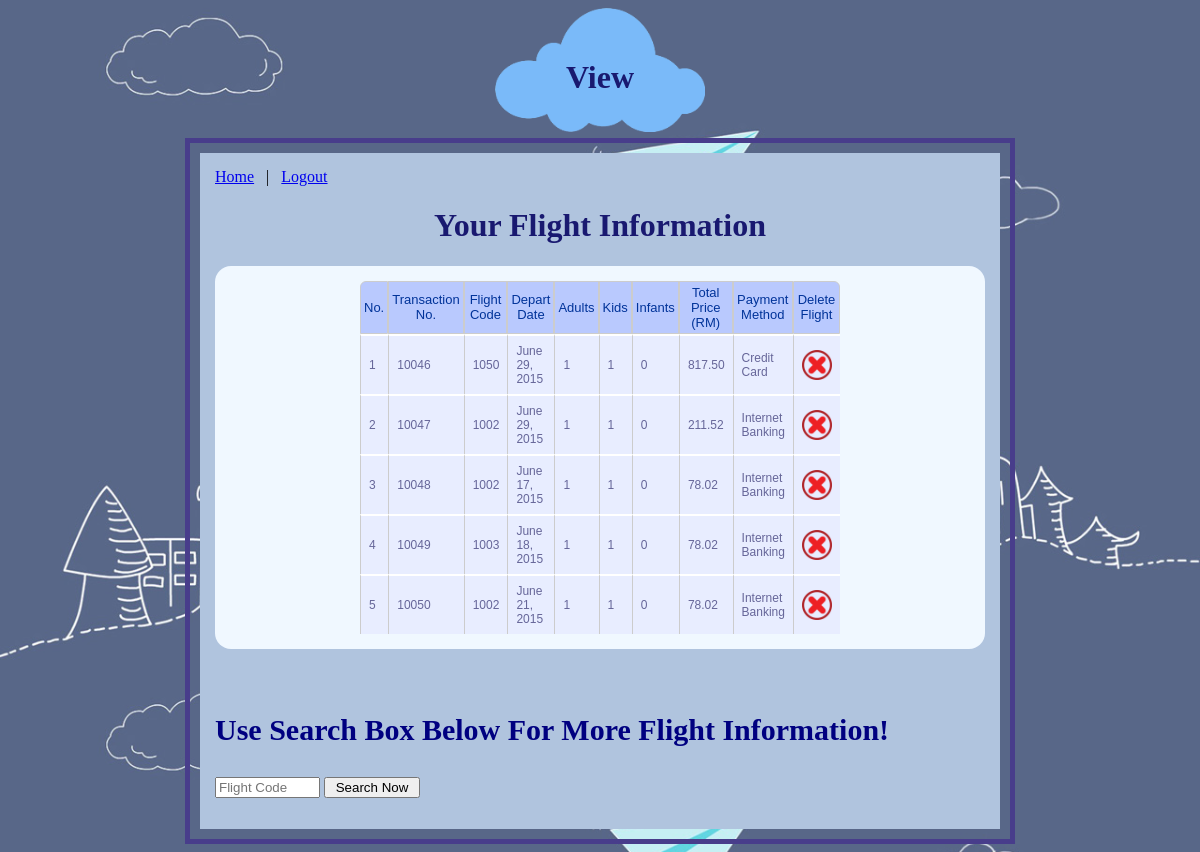
Page /member/viewFlight.php (signed in) on the committed database.
### tables this page shows
CREATE TABLE `infoflight` (
  `Trans` int(5) NOT NULL AUTO_INCREMENT,
  `Email` varchar(50) NOT NULL,
  `Code` int(4) NOT NULL,
  `Date` varchar(20) NOT NULL,
  `Adults` varchar(2) NOT NULL,
  `Kids` varchar(2) NOT NULL,
  `Infants` varchar(2) NOT NULL,
  `TotalPrice` varchar(12) NOT NULL,
  `Payment` varchar(20) NOT NULL,
  `CreditNo` varchar(10) DEFAULT '-',
  `AccountNo` varchar(10) DEFAULT '-',
  `Bank` varchar(20) DEFAULT '-',
  PRIMARY KEY (`Trans`),
  KEY `Email` (`Email`),
  KEY `Code` (`Code`),
  CONSTRAINT `Code` FOREIGN KEY (`Code`) REFERENCES `flight` (`Code`) ON DELETE CASCADE ON UPDATE CASCADE,
  CONSTRAINT `Email` FOREIGN KEY (`Email`) REFERENCES `tbluser` (`Email`) ON DELETE CASCADE ON UPDATE CASCADE
);

### member/viewFlight.php (the view, shortened to what this page needs)
<head>
	<link rel="stylesheet" type="text/css" href="../css/design.css">
	<link rel="stylesheet" type="text/css" href="../css/tablestyle.css">
</head>
<body>
	<div id="tile">
	<h1>View</h1></div>
	<div id="wrapper">
	<div id="bg1">
	<?php include('../include/valid2.php'); ?>
	<h1>Your Flight Information</h1>
	<p><table id="rounded-corner" align="center">
	<tr>
	<th>No.</th>
	<th>Transaction No.</th>
	<th>Flight Code</th>
	<th>Depart Date</th>
	<th>Adults</th>
	<th>Kids</th>
	<th>Infants</th>
	<th>Total Price (RM)</th>
	<th>Payment Method</th>
	<th>Delete Flight</th>
	</tr>
	<tbody>
	<?php
	$sql="SELECT * FROM infoflight WHERE Email='".$_SESSION['email']."'";
	$result=mysql_query($sql);
	$x=1;
	while($row = mysql_fetch_row($result))  { ?>
	<tr>
    <td><?php echo $x; ?></td>
    <td><?php echo $row[0]; ?></td>
    <td><?php echo $row[2]; ?></td>
    <td><?php echo $row[3]; ?></td>
    <td><?php echo $row[4]; ?></td>
    <td><?php echo $row[5]; ?></td>
    <td><?php echo $row[6]; ?></td>
    <td><?php printf ("%4.2f",$row[7]); ?></td>
    <td><?php echo $row[8]; ?></td>
	<td><a href="<?php echo 'deleteFlight.php?date='.$row[3].'&trans='.$row[0]; ?>" onClick="return conf('Delete booking flight?')" ><img src="../images/delete.png" width="30px" height="30px" value="Delete" alt="Delete" title="Delete" /></a></td>
	</tr>
	<?php
	$x=$x+1; }
	?>
	</tbody>
	</table></p>
	<?php
	if(isset($_GET['search'])) {
	?>
	<br>
	<h3>Search Complete...</h3><hr><br>
	<form name="searchForm" method="GET" action="viewFlight.php">
	<input type="textbox" name="search" maxlength="5" size="10" placeholder="Flight Code" />
	<input type="submit" name="find" value=" Search Now " />
	</form>
	<p><table id="rounded-corner" align="center">
	<tr>
	<th>No.</th>
	<th>Flight Code</th>
	<th>Origin</th>
	<th>Destination</th>
	<th>Low Fare</th>
	<th>Premium Flex</th>
	<th>Depart Time</th>
	<th>Arrive Time</th>
	<th>Duration</th>
	</tr>
	<tbody>
	<?php
	$sql1="SELECT * FROM flight WHERE Code='".$_GET['search']."'";
	$result1=mysql_query($sql1);
	if (!$result1) {
    	echo 'Could not run query: ' . mysql_error();
    	exit;
	}
	$y=1;
	while($row1 = mysql_fetch_row($result1))  { ?>
	<tr>
    <td><?php echo $y; ?></td>
    <td><?php echo $row1[0]; ?></td>
    <td><?php echo $row1[1]; ?></td>
    <td><?php echo $row1[2]; ?></td>
    <td><?php echo $row1[3]; ?></td>
    <td><?php echo $row1[4]; ?></td>
    <td><?php echo $row1[5]; ?></td>
    <td><?php echo $row1[6]; ?></td>
    <td><?php echo $row1[7]; ?></td>
	</tr>
	<?php $y=$y+1; } ?>
	</tbody>
	</table></p>
	<?php
		if($y == 1)
		{
			echo "<br>Unavailable or no flight information can be found. Please try again.";
		}
	} else { ?>
	<br>
	<form name="searchForm" method="GET" action="viewFlight.php">
	<h3>Use Search Box Below For More Flight Information!</h3>
	<input type="textbox" name="search" maxlength="5" size="10" placeholder="Flight Code" />
	<input type="submit" name="find" value=" Search Now " />
	</form>
	<?php } ?>
</body>
</html>

### include/valid2.php (shortened to what this page needs)
<html>
	<head>
	</head>
<body>
	<?php
		if (is_null($_SESSION['name'])){
		gotoInterface('../index.php');
		} else {
			$to = $_SESSION['interface'];
	?>
		<a href="<?php echo '../'.$to; ?>">Home</a> &nbsp; | &nbsp; <a href="../include/logout.php">Logout</a>
	<?php } ?>
</body>
</html>

### css/design.css (style rules this page uses)
body { background-image:url("../images/bg1.jpg"); background-repeat:repeat-y; background-size:100%; }
h1 { color : MidnightBlue; text-align:center; }
h3 { font-size : 30px; color : Navy; }
p { background-color:AliceBlue; padding:15px; font-weight : bold; font-size : 16px; border-radius: 1em; }
#wrapper { width:800px; margin:0px auto; padding:10px; border: 5px solid; border-color:darkslateblue; }
#bg1 { background-color : LightSteelBlue; padding:15px; }
#tile { background-image:url("../images/cloud.jpg"); background-repeat:no-repeat; margin-left: auto; margin-right: auto; height:70px; width:150px; background-size:100%; padding:30px 30px 30px 30px; position:center; }

### css/tablestyle.css (style rules this page uses)
table { border-spacing: 0; width: 100%; border: 0px; }
#rounded-corner { font-family: "Lucida Sans Unicode", "Lucida Grande", Sans-Serif; font-size: 12px; width: 480px; text-align: left; }
#rounded-corner td { border-left: 1px solid #ccc; border-top: 1px solid #ccc; text-align: left; }
#rounded-corner th { padding: 3px; font-weight: normal; font-size: 13px; color: #039; background: #b9c9fe; border: 1px solid #ccc; text-align: center; }
#rounded-corner td { padding: 8px; background: #e8edff; border-top: 2px solid #fff; color: #669; }
#rounded-corner th:first-child { -moz-border-radius: 6px 0 0 0; -webkit-border-radius: 6px 0 0 0; border-radius: 6px 0 0 0; }
#rounded-corner th:last-child { -moz-border-radius: 0 6px 0 0; -webkit-border-radius: 0 6px 0 0; border-radius: 0 6px 0 0; }

### rows in the picture
infoflight: Trans "10046", Code "1050", Date "June 29, 2015", Adults "1", Kids "1", Infants "0", TotalPrice "817.50", Payment "Credit Card"
infoflight: Trans "10047", Code "1002", Date "June 29, 2015", Adults "1", Kids "1", Infants "0", TotalPrice "211.52", Payment "Internet Banking"
infoflight: Trans "10048", Code "1002", Date "June 17, 2015", Adults "1", Kids "1", Infants "0", TotalPrice "78.02", Payment "Internet Banking"
infoflight: Trans "10049", Code "1003", Date "June 18, 2015", Adults "1", Kids "1", Infants "0", TotalPrice "78.02", Payment "Internet Banking"
infoflight: Trans "10050", Code "1002", Date "June 21, 2015", Adults "1", Kids "1", Infants "0", TotalPrice "78.02", Payment "Internet Banking"
